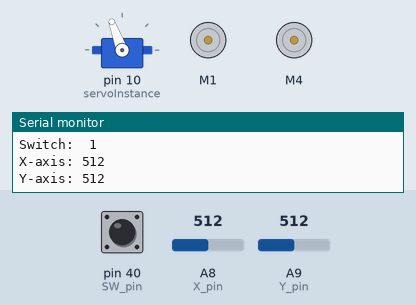
Simulated run of this sketch. Board: Arduino Mega 2560, built with avr-gcc and run on an emulated ATmega2560. Parts: servo, 2 × DC motor (green arrow = forward, orange = backward, longer = faster), the last lines printed to the serial monitor. The test bench sets the inputs (shaded band); at power-on: A9 (Y_pin) = 512, A8 (X_pin) = 512, pin 40 (SW_pin) HIGH.

Above: at 6.2 s.
6.3 s: A9 (Y_pin) set to 716
At 7.6 s:
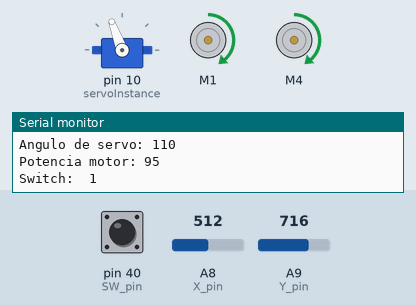
7.9 s: A8 (X_pin) set to 716
At 8.7 s:
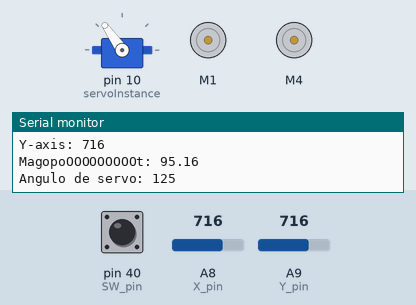
9.5 s: A8 (X_pin) set to 735
At 10.4 s:
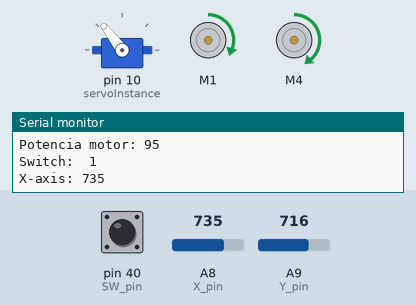
11.1 s: A9 (Y_pin) set to 1023
At 12.5 s:
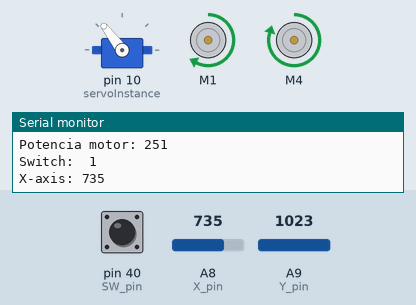
12.8 s: A9 (Y_pin) set to 900
At 14.0 s:
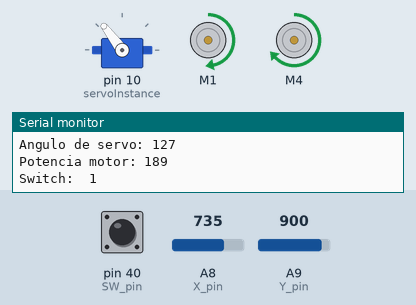
14.4 s: A8 (X_pin) set to 1023
At 15.4 s:
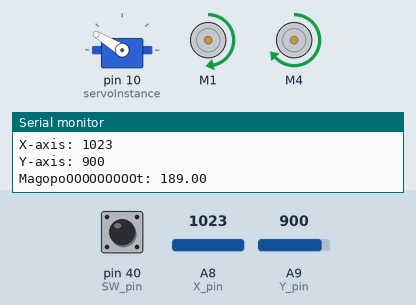
Timing chart, 0 to 16.9 s (numbered marks = the images above; inputs shaded):
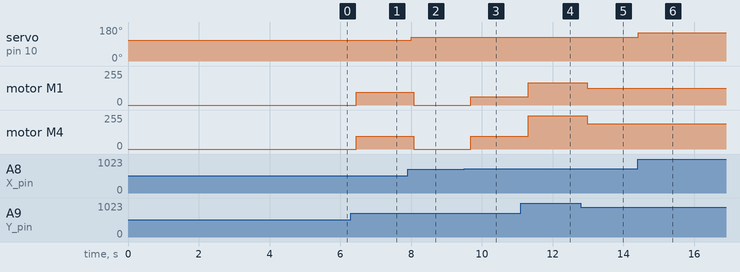

The sketch:

Control_coche_OK.ino
```cpp
//www.elegoo.com
//2016.12.09
#include <Servo.h>
#include <AFMotor.h>

Servo servoInstance;  // create servo object to control a servo

//Initialize motors
AF_DCMotor motorRH(1);
AF_DCMotor motorLH(4);

// Arduino pin numbers
int  ledPin  =  13;   // select the pin for  the LED
const int SW_pin = 40; // digital pin connected to switch output
const int X_pin = 8; // analog pin connected to X output
const int Y_pin = 9; // analog pin connected to Y output

//Variables de diseño
int x_dir=0;
int y_dir=0;
int ang = 0;    // variable to store the servo position
int potencia = 0;  //variable de potencia del motor
double magoang = 0;  //variable para calcular el angulo de servo
float magopot = 0; //variable para calcular la potencia del motor


void setup() {
  //pinMode(ledPin,OUTPUT);
  pinMode(SW_pin, INPUT);
  digitalWrite(SW_pin, HIGH);
//Servos
  servoInstance.attach(10);  // attaches the servo on pin 10 to the servo object
  servoInstance.write(110);
  Serial.begin(9600);
//Motores
  motorRH.setSpeed(250);     //encendemos motores
  motorLH.setSpeed(250);
  motorRH.run(RELEASE);      //apagamos motores
  motorLH.run(RELEASE);
//Delay
  delay(5000);
  }


void loop() {
//Sacamos en el monitor informacion del joystick, del angulo del servo y de la potencia
  Serial.print("Switch:  ");
  Serial.println(digitalRead(SW_pin));
  Serial.print("X-axis: ");
  Serial.println(x_dir);                //direccion X
  Serial.print("Y-axis: ");
  Serial.println(y_dir);                //direccion Y
//leemos los datos del joystick y se lo asignamos a las variables
  x_dir=analogRead(X_pin);
  y_dir=analogRead(Y_pin);

//Calculo del angulo del servo segun entrada de joystick
  magoang=70+x_dir*0.0782;
  ang=int(magoang);
//Damos el valor de ang al servo solo si está en un rango seguro
  if (ang>65 && ang<155){
  servoInstance.write(ang);
  delay(50);
  }

//Encendemos el led si vamos hacia atrás
  //if (y_dir < 480){
    //digitalWrite(ledPin,HIGH);
    //delay(30);
  //}
  //else {
    //digitalWrite(ledPin,LOW);
  //}

//Ponemos en marcha el motor si la potencia esta dentro del rango.

//Movimiento hacia ATRÁS
  if (y_dir>530){
    //Cálculo de la potencia hacia atrás
    magopot=0.510*y_dir-270;
  Serial.print("MagopoOOOOOOOOOt: ");
  Serial.println(magopot);
  Serial.print("Angulo de servo: ");
  Serial.println(ang);                  //angulo servo

    potencia=int(magopot);
  Serial.print("THE POWER: ");
  Serial.println(potencia);             //potencia motor de 0 a 255

    //Hacia atrás en recto
    if (potencia>=30 && potencia<=255 && ang>95 && ang<125) {
      motorLH.run(FORWARD);               //Motor izquierdo va hacia atrás a tope
      motorLH.setSpeed(potencia);
      motorRH.run(FORWARD);               //Motor derecho va hacia atrás a tope
      motorRH.setSpeed(potencia);
    }
    //Hacia atrás girando a la izquierda
    else if (potencia>=30 && potencia<=255 && ang<95) {
      motorLH.run(FORWARD);               //Motor izquierdo va hacia atrás, con menos potencia
      motorLH.setSpeed(potencia/1.5);
      motorRH.run(FORWARD);               //Motor derecho va hacia atrás, a tope
      motorRH.setSpeed(potencia);
    }
    //Hacia atrás girando a la derecha
    else if (potencia>=30 && potencia<=255 && ang>125) {
      motorLH.run(FORWARD);               //Motor izquierdo va hacia atrás, a tope
      motorLH.setSpeed(potencia);
      motorRH.run(FORWARD);               //Motor derecho va hacia atrás, con menos potencia
      motorRH.setSpeed(potencia/1.5);
    }
    else {
      magopot=0;
      potencia=int(magopot);
      motorLH.run(RELEASE);
      motorLH.setSpeed(0);
      motorRH.run(RELEASE);
      motorRH.setSpeed(0);
    }
  }

  //Movimiento hacia ADELANTE
  if (y_dir<500){

    //Cálculo de la POTENCIA hacia ADELANTE
    magopot=250-0.5*y_dir;
    potencia=int(magopot);

    //Hacia ADELANTE en recto
    if (potencia>=30 && potencia<=255 && ang>95 && ang<125) {
      motorLH.run(BACKWARD);               //Motor izquierdo va hacia ADELANTE
      motorLH.setSpeed(potencia);
      motorRH.run(BACKWARD);               //Motor derecho va hacia ADELANTE
      motorRH.setSpeed(potencia);
    }
    //Hacia ADELANTE girando a la IZQUIERDA
    else if (potencia>=30 && potencia<=255 && ang<95) {
      motorLH.run(BACKWARD);               //Motor izquierdo va hacia ADELANTE, con menos potencia
      motorLH.setSpeed(potencia/1.5);
      motorRH.run(BACKWARD);               //Motor derecho va hacia ADELANTE, a tope
      motorRH.setSpeed(potencia);
    }
    //Hacia ADELANTE girando a la DERECHA
    else if (potencia>=30 && potencia<=255 && ang>125) {
      motorLH.run(BACKWARD);               //Motor izquierdo va hacia ADELANTE, con menos potencia
      motorLH.setSpeed(potencia);
      motorRH.run(BACKWARD);               //Motor derecho va hacia ADELANTE, a tope
      motorRH.setSpeed(potencia/1.5);
    }
    else {
      magopot=0;
      potencia=int(magopot);
      motorLH.run(RELEASE);
      motorLH.setSpeed(0);
      motorRH.run(RELEASE);
      motorRH.setSpeed(0);
    }
  }

  if (y_dir>=500 && y_dir <=530){
      magopot=0;
      potencia=int(magopot);
      motorLH.run(RELEASE);
      motorLH.setSpeed(0);
      motorRH.run(RELEASE);
      motorRH.setSpeed(0);
  }


  //Serial.print("Angulo de mago: ");
  //Serial.println(mago);
  Serial.print("Angulo de servo: ");
  Serial.println(ang);                  //angulo servo
  //Serial.print("Magopot: ");
  //Serial.println(magopot);
  Serial.print("Potencia motor: ");
  Serial.println(potencia);             //potencia motor de 0 a 255
  //Serial.print("\n");
}
```

Measured:
- the behaviour switches between 716 and 717 on A8 (X_pin) (found by bisection; images 2 and 3)
- after the input at 6.3 s, motor M1, motor M4: stopped → forward 95/255 after 0.15 s
- after the input at 7.9 s, servo on pin 10 (servoInstance): 110° → 125° after 0.11 s; motor M1, motor M4: forward 95/255 → stopped after 0.17 s
- after the input at 9.5 s, servo on pin 10 (servoInstance): 125° → 127° after 0.12 s; motor M1: stopped → forward 63/255 after 0.18 s; motor M4: stopped → forward 95/255 after 0.18 s
- after the input at 11.1 s, motor M1: forward 63/255 → forward 167/255 after 0.21 s; motor M4: forward 95/255 → forward 251/255 after 0.21 s
- after the input at 12.8 s, motor M1: forward 167/255 → forward 126/255 after 0.18 s; motor M4: forward 251/255 → forward 189/255 after 0.18 s
- after the input at 14.4 s, servo on pin 10 (servoInstance): 127° → 149° at once
